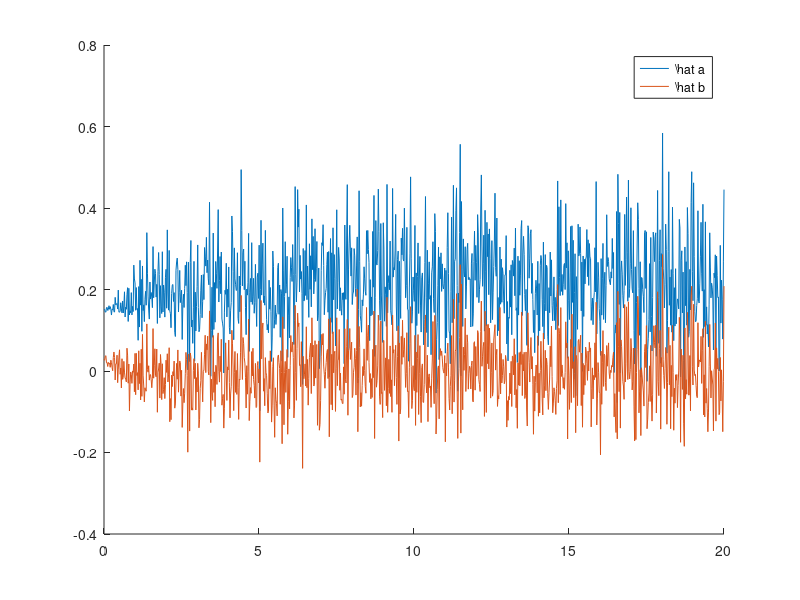
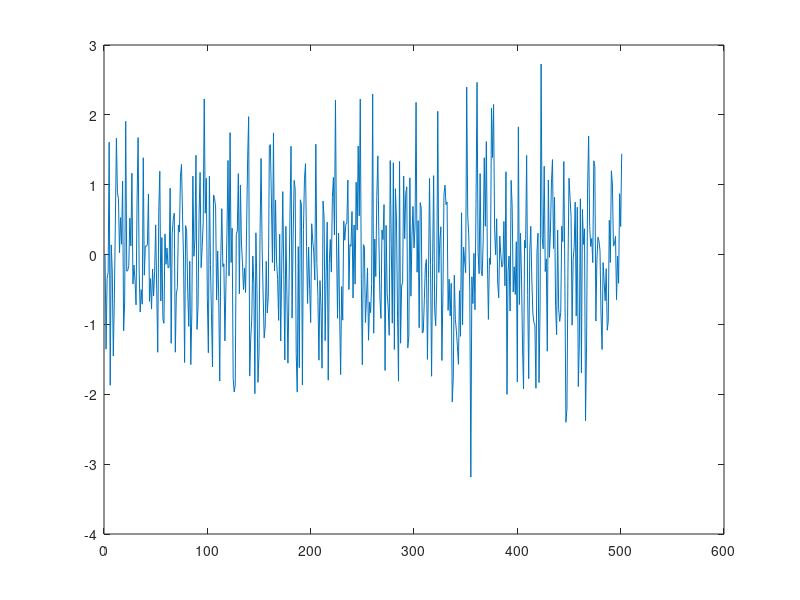

These figures' MATLAB source, in order:
% D

% - asi generujueme ruzne odhady v zavislosti na ruznych kappa: 
% nebo teoreticky???

clear; clc; close all;

a11 = -0.5; b11 = 0.9; c11 = 0; lambda = 1;

ND = 501;
t = linspace(0,ND-1,ND);

y1 = zeros(ND,1);

e = randn(ND,1)*lambda; % bílý šum

N_kappa = 1000;
max_kappa = 20;


kappas = linspace(0,max_kappa,N_kappa);

theta_odhady = zeros(2, N_kappa);
us = zeros(ND, N_kappa);
for q = 1:N_kappa
    
    kappa = kappas(q);
    
    v  =  randn(ND,1)*kappa;

    k = 0.8; % zafixovano tak, aby pro kappa = 0 stabilni?!

    u = zeros(ND,1);
    for i = 2:ND
        u(i) = -k*y1(i-1) + v(i-1);
        y1(i) = -a11*y1(i-1) + b11*u(i) + e(i, 1);
    end
    
    us(:,q) = u; 
    
%     figure;
%     plot(t, y1);
%     title('System1 feedback');
    
    phi = [-y1(1:ND-1), u(1:ND-1)];
    theta_odhady(:,q) = inv(phi'* phi)*phi' * y1(2:ND);
   
end

figure; hold on
plot(kappas, theta_odhady(1,:))
plot(kappas, theta_odhady(2,:))
legend('\hat a', '\hat b')


%% jeden beh --> volba k aby sys. stabilni pro kappa^2 = 0
kappa = 0
v  =  randn(ND,1)*kappa;

k = 0.5; % zafixovano tak, aby pro kappa = 0 stabilni?!

u = zeros(ND,1);
for i = 2:ND
    u(i) = -k*y1(i-1) + v(i-1);
    y1(i) = -a11*y1(i-1) + b11*u(i) + e(i, 1);
end
figure; 
plot(1:ND, y1)
